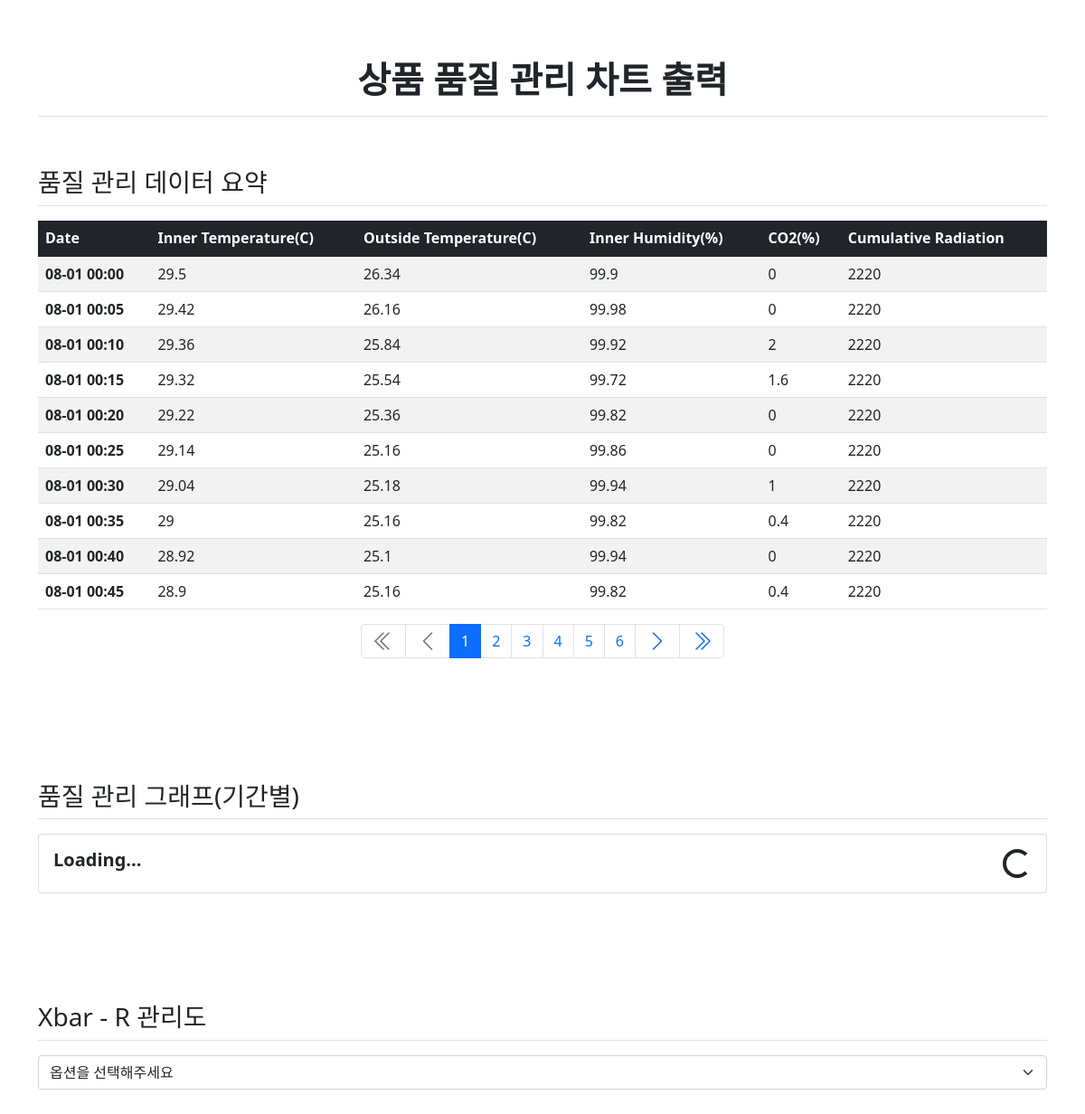
Page /chart/ on the earlier database version.
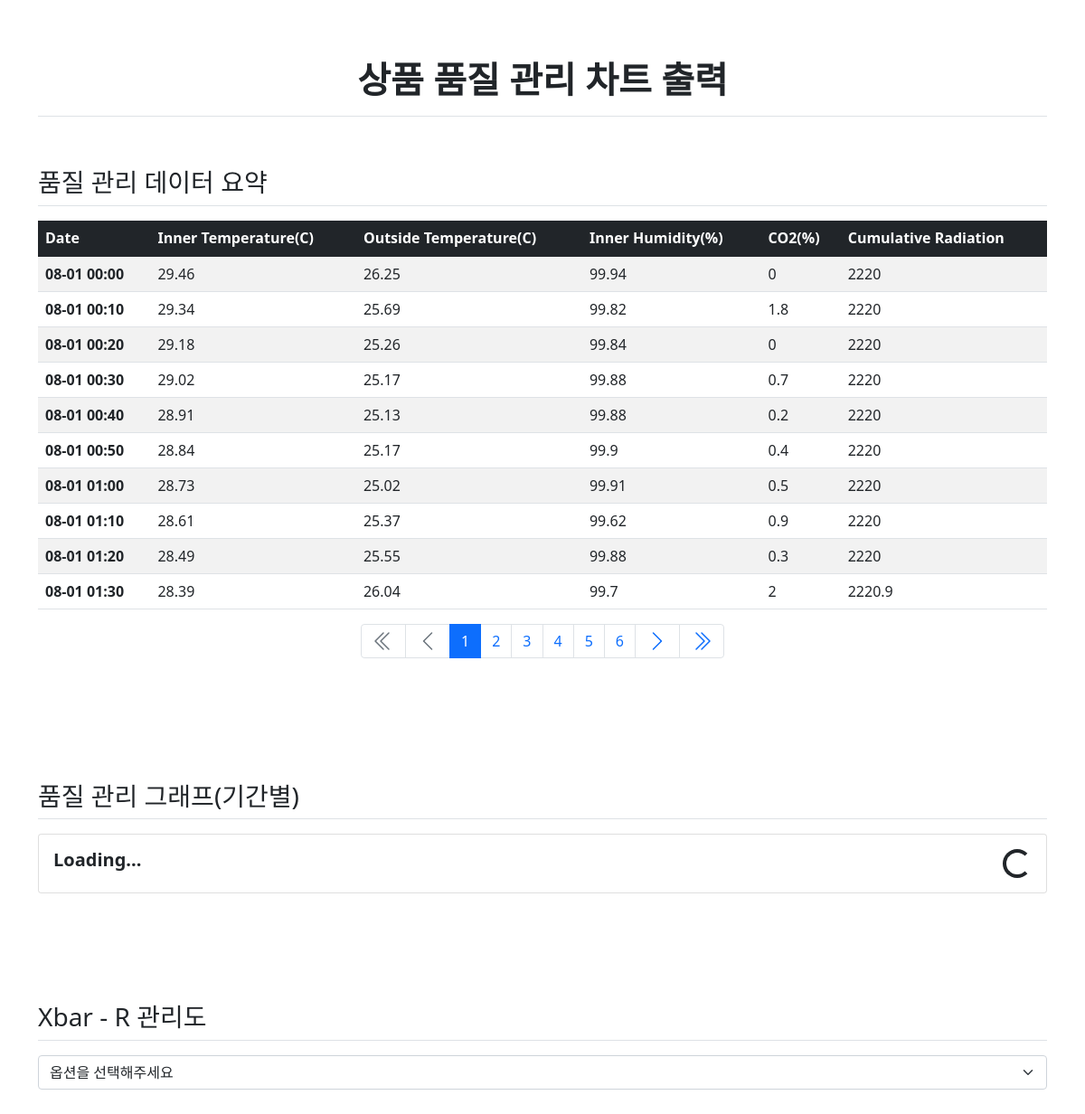
Same page on the later database version.
### chart/models.py (models this page shows)
class ChartData(models.Model):
    date = models.CharField("날짜", max_length=20, null=False)
    inner_temp = models.FloatField("내부 온도", null=True)
    outside_temp = models.FloatField("외부 온도", null=True)
    inner_humidity = models.FloatField("내부 습도", null=True)
    co2 = models.FloatField("co2", null=True)
    cumulative_radiation = models.FloatField("자외선", null=True)

### chart/views.py (the view)
# urls.py: path('', views.ChartView, name="chart"),
def ChartView(request):
    page = request.GET.get('page','1')
    chartdata = ChartData.objects.order_by('date')
    paginator = Paginator(chartdata, 10)  # 페이지당 10개씩 보여주기
    page_obj = paginator.get_page(page)
    context = {'chartdatas': page_obj}
    return render(request, 'chart/chart.html', context)

### templates/chart/chart.html (shortened to what this page needs)
{% load static %}
<link rel="stylesheet" type="text/css" href="{% static 'bootstrap.min.css' %}">
<div class="container">
    <h1 class="border-bottom fw-bolder text-center py-3 my-5">상품 품질 관리 차트 출력</h1>
</div>
<div>
<div class="container pb-5">
    <h3 class="border-bottom my-3 py-2">품질 관리 데이터 요약</h3>
    <table class="table table-striped table-hover">
        <thead class="table-dark">
            <tr>
                <th>Date</th>
                <th>Inner Temperature(C)</th>
                <th>Outside Temperature(C)</th>
                <th>Inner Humidity(%)</th>
                <th>CO2(%)</th>
                <th>Cumulative Radiation</th>
            </tr>
        </thead>
        <tbody>
            {% for chartdata in chartdatas %}
                <tr>
                    <th>{{ chartdata.date|slice:"5:" }}</th>
                    <td>{{chartdata.inner_temp}}</td>
                    <td>{{chartdata.outside_temp}}</td>
                    <td>{{chartdata.inner_humidity}}</td>
                    <td>{{chartdata.co2}}</td>
                    <td>{{chartdata.cumulative_radiation}}</td>
                </tr>
            {% endfor %}
        </tbody>
    </table>
    <ul class="pagination justify-content-center">
        {% if chartdatas.has_previous %}
        <li class="page-item">
            <a class="page-link" href="?page={{ chartdatas.paginator.page_range.0 }}" aria-label="First">
                <svg xmlns="http://www.w3.org/2000/svg" width="24" height="24" fill="currentColor" class="bi bi-chevron-double-left" viewBox="0 0 16 16">
                  <path fill-rule="evenodd" d="M8.354 1.646a.5.5 0 0 1 0 .708L2.707 8l5.647 5.646a.5.5 0 0 1-.708.708l-6-6a.5.5 0 0 1 0-.708l6-6a.5.5 0 0 1 .708 0z"/>
                  <path fill-rule="evenodd" d="M12.354 1.646a.5.5 0 0 1 0 .708L6.707 8l5.647 5.646a.5.5 0 0 1-.708.708l-6-6a.5.5 0 0 1 0-.708l6-6a.5.5 0 0 1 .708 0z"/>
                </svg>
            </a>
        </li>
        <li class="page-item">
            <a class="page-link" href="?page={{ chartdatas.previous_page_number }}">
                <svg xmlns="http://www.w3.org/2000/svg" width="24" height="24" fill="currentColor" class="bi bi-chevron-left" viewBox="0 0 16 16">
                  <path fill-rule="evenodd" d="M11.354 1.646a.5.5 0 0 1 0 .708L5.707 8l5.647 5.646a.5.5 0 0 1-.708.708l-6-6a.5.5 0 0 1 0-.708l6-6a.5.5 0 0 1 .708 0z"/>
                </svg>
            </a>
        </li>
        {% else %}
        <li class="page-item disabled">
            <a class="page-link" tabindex="-1" aria-disabled="true" href="#">
            </a>
        </li>
        <li class="page-item disabled">
            <a class="page-link" tabindex="-1" aria-disabled="true" href="#">
                <svg xmlns="http://www.w3.org/2000/svg" width="24" height="24" fill="currentColor" class="bi bi-chevron-left" viewBox="0 0 16 16">
                  <path fill-rule="evenodd" d="M11.354 1.646a.5.5 0 0 1 0 .708L5.707 8l5.647 5.646a.5.5 0 0 1-.708.708l-6-6a.5.5 0 0 1 0-.708l6-6a.5.5 0 0 1 .708 0z"/>
                </svg>
            </a>
        </li>
        {% endif %}
        {% for page_number in chartdatas.paginator.page_range %}
        {% if page_number >= chartdatas.number|add:-5 and page_number <= chartdatas.number|add:5 %}
        {% if page_number == chartdatas.number %}
        <li class="page-item active" aria-current="page">
            <a class="page-link" href="?page={{ page_number }}">{{ page_number }}</a>
        </li>
        {% else %}
        <li class="page-item">
            <a class="page-link" href="?page={{ page_number }}">{{ page_number }}</a>
        </li>
        {% endif %}
        {% endif %}
        {% endfor %}
        {% if chartdatas.has_next %}
        <li class="page-item">
            <a class="page-link" href="?page={{ chartdatas.next_page_number }}">
                <svg xmlns="http://www.w3.org/2000/svg" width="24" height="24" fill="currentColor" class="bi bi-chevron-right" viewBox="0 0 16 16">
                  <path fill-rule="evenodd" d="M4.646 1.646a.5.5 0 0 1 .708 0l6 6a.5.5 0 0 1 0 .708l-6 6a.5.5 0 0 1-.708-.708L10.293 8 4.646 2.354a.5.5 0 0 1 0-.708z"/>
                </svg>
            </a>
        </li>
        <li class="page-item">
                  <a class="page-link" href="?page={{ chartdatas.paginator.page_range|last }}" aria-label="Next">
                  </a>
        </li>
        {% endif %}
    </ul>
</div>
<div class="container py-5">
    <h3 class="border-bottom my-3 py-2">품질 관리 그래프(기간별)</h3>
    <div id="container">
    <div class="card">
      <div class="card-body">
            <div class="d-flex align-items-center">
              <h5><strong>Loading...</strong></h5>
              <div class="spinner-border ms-auto" role="status" aria-hidden="true"></div>
            </div>
      </div>
    </div>
    </div>
</div>
<div class="container py-5">
    <h3 class="border-bottom my-3 py-2">Xbar - R 관리도</h3>
    <select id="select_data" class="form-select form-select mb-3" onchange="getval(this);">
        <option selected>옵션을 선택해주세요</option>
    </select>
</div>
</div>

Differences in the rows shown:
changed ChartData (number 1 of 10 on the later page): inner_temp "29.5" → "29.46"; outside_temp "26.34" → "26.25"; inner_humidity "99.9" → "99.94"
changed ChartData (number 2 of 10 on the later page): inner_temp "29.36" → "29.34"; outside_temp "25.84" → "25.69"; inner_humidity "99.92" → "99.82"; co2 "2" → "1.8"
changed ChartData (number 3 of 10 on the later page): date "08-01 00:15" → "08-01 00:20"; inner_temp "29.32" → "29.18"; outside_temp "25.54" → "25.26"; inner_humidity "99.72" → "99.84"; co2 "1.6" → "0"
changed ChartData (number 4 of 10 on the later page): date "08-01 00:20" → "08-01 00:30"; inner_temp "29.22" → "29.02"; outside_temp "25.36" → "25.17"; inner_humidity "99.82" → "99.88"; co2 "0" → "0.7"
changed ChartData (number 5 of 10 on the later page): date "08-01 00:25" → "08-01 00:40"; inner_temp "29.14" → "28.91"; outside_temp "25.16" → "25.13"; inner_humidity "99.86" → "99.88"; co2 "0" → "0.2"
changed ChartData (number 6 of 10 on the later page): date "08-01 00:30" → "08-01 00:50"; inner_temp "29.04" → "28.84"; outside_temp "25.18" → "25.17"; inner_humidity "99.94" → "99.9"; co2 "1" → "0.4"
changed ChartData (number 7 of 10 on the later page): date "08-01 00:35" → "08-01 01:00"; inner_temp "29" → "28.73"; outside_temp "25.16" → "25.02"; inner_humidity "99.82" → "99.91"; co2 "0.4" → "0.5"
changed ChartData (number 8 of 10 on the later page): date "08-01 00:40" → "08-01 01:10"; inner_temp "28.92" → "28.61"; outside_temp "25.1" → "25.37"; inner_humidity "99.94" → "99.62"; co2 "0" → "0.9"
changed ChartData (number 9 of 10 on the later page): date "08-01 00:45" → "08-01 01:20"; inner_temp "28.9" → "28.49"; outside_temp "25.16" → "25.55"; inner_humidity "99.82" → "99.88"; co2 "0.4" → "0.3"
changed ChartData (number 10 of 10 on the later page): date "08-01 00:05" → "08-01 01:30"; inner_temp "29.42" → "28.39"; outside_temp "26.16" → "26.04"; inner_humidity "99.98" → "99.7"; co2 "0" → "2"; cumulative_radiation "2220" → "2220.9"; moves down the list
